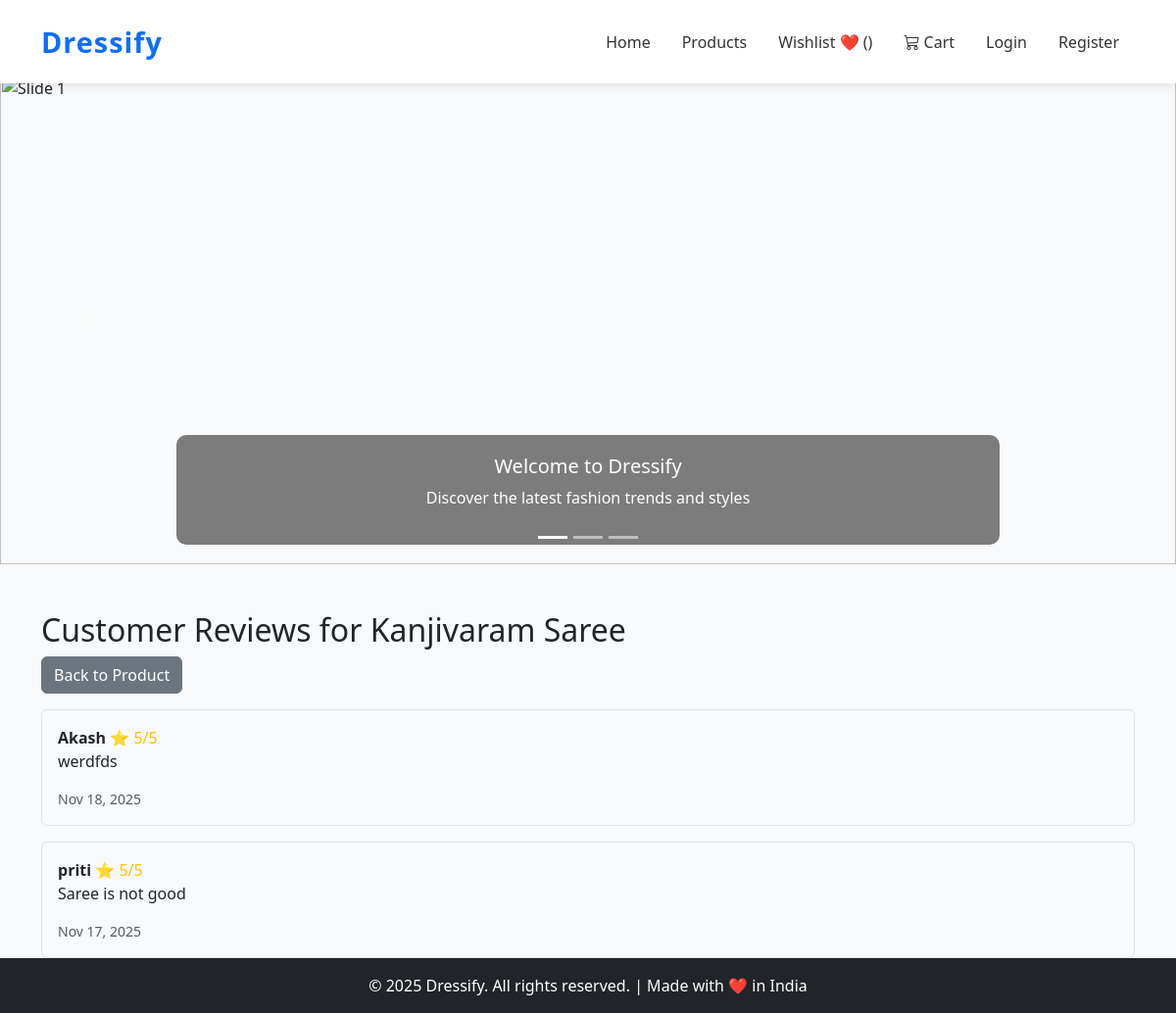
Screenshot of /reviews/product/7/ with the database file from the repository.
### products/models.py (models this page shows, shortened)
class Product(models.Model):
    category = models.ForeignKey(Category, on_delete=models.CASCADE, related_name='products')
    name = models.CharField(max_length=200)
    slug = models.SlugField(max_length=220, unique=True, blank=True)
    sku = models.CharField(max_length=50, unique=True, help_text="Stock Keeping Unit (Unique Product ID)")
    description = models.TextField()
    price = models.DecimalField(max_digits=10, decimal_places=2)
    discount_price = models.DecimalField(max_digits=10, decimal_places=2, blank=True, null=True)
    stock = models.PositiveIntegerField(default=0)
    available = models.BooleanField(default=True)
    brand = models.CharField(max_length=100, blank=True, null=True)
    image = models.ImageField(upload_to='product_images/', blank=True, null=True)
    tags = models.CharField(max_length=255, blank=True, help_text="Comma-separated tags for search")
    rating = models.DecimalField(max_digits=3, decimal_places=2, default=0.0)
    created_at = models.DateTimeField(auto_now_add=True)
    updated_at = models.DateTimeField(auto_now=True)
    class Meta:
        ordering = ['-created_at']
        indexes = [
            models.Index(fields=['id', 'slug']),
            models.Index(fields=['name']),
        ]

### reviews/models.py (models this page shows, shortened)
class Review(models.Model):
    product = models.ForeignKey(Product, on_delete=models.CASCADE, related_name='reviews')
    user = models.ForeignKey(User, on_delete=models.CASCADE, related_name='user_reviews')
    rating = models.PositiveIntegerField(choices=[(i, str(i)) for i in range(1, 6)], default=5)
    title = models.CharField(max_length=100)
    comment = models.TextField()
    created_at = models.DateTimeField(auto_now_add=True)
    class Meta:
        ordering = ['-created_at']

### reviews/views.py (the view)
# urls.py: path('product/<int:product_id>/', views.product_reviews, name='product_reviews'),
def product_reviews(request, product_id):
    product = get_object_or_404(Product, id=product_id)
    reviews = product.reviews.all().order_by('-created_at')
    return render(request, 'reviews/review_list.html', {
        'product': product,
        'reviews': reviews
    })

### reviews/templates/reviews/review_list.html
{% block content %}
<div class="container mt-5">
  <h2>Customer Reviews for {{ product.name }}</h2>
  <a href="{% url 'products:product_detail' product.id %}" class="btn btn-secondary mb-3">Back to Product</a>
  {% if reviews %}
    {% for review in reviews %}
      <div class="border p-3 rounded mb-3">
        <strong>{{ review.user.username }}</strong>
        <span class="text-warning">⭐ {{ review.rating }}/5</span><br>
        <p>{{ review.comment }}</p>
        <small class="text-muted">{{ review.created_at|date:"M d, Y" }}</small>
      </div>
    {% endfor %}
  {% else %}
    <p class="text-muted">No reviews yet.</p>
  {% endif %}
</div>
{% endblock %}

### Accounts/templates/base.html (style rules this page uses)
body { background-color: #f8f9fa; padding-top: 76px; }

### rows the page displays
Product: name "Kanjivaram Saree"
Review: user.username "Akash", rating "5", comment "werdfds", created_at "Nov 18, 2025"
Review: user.username "priti", rating "5", comment "Saree is not good", created_at "Nov 17, 2025"
